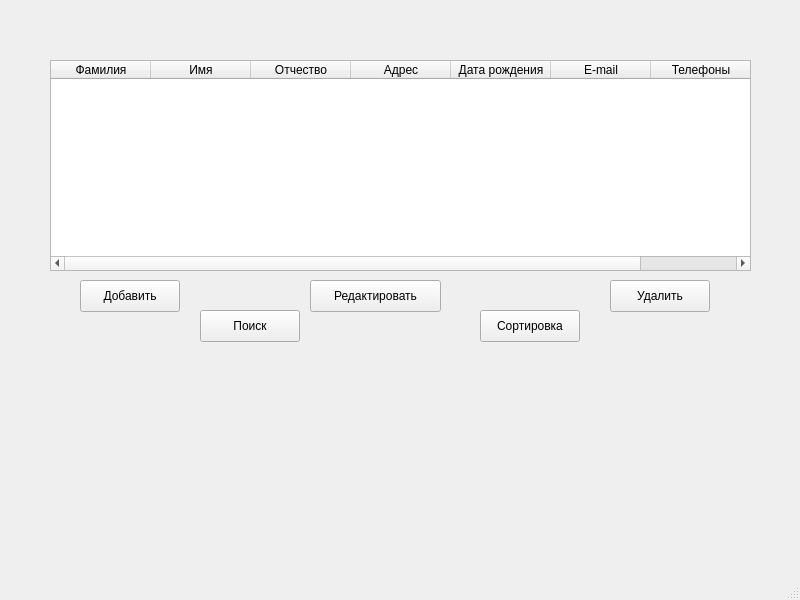
<?xml version="1.0" encoding="UTF-8"?>
<ui version="4.0">
 <class>MainWindow</class>
 <widget class="QMainWindow" name="MainWindow">
  <property name="geometry">
   <rect>
    <x>0</x>
    <y>0</y>
    <width>800</width>
    <height>600</height>
   </rect>
  </property>
  <property name="windowTitle">
   <string>MainWindow</string>
  </property>
  <widget class="QWidget" name="centralwidget">
   <widget class="QTableWidget" name="tableContacts">
    <property name="geometry">
     <rect>
      <x>50</x>
      <y>60</y>
      <width>701</width>
      <height>211</height>
     </rect>
    </property>
    <property name="rowCount">
     <number>0</number>
    </property>
    <property name="columnCount">
     <number>7</number>
    </property>
    <attribute name="horizontalHeaderVisible">
     <bool>true</bool>
    </attribute>
    <column>
     <property name="text">
      <string>Фамилия</string>
     </property>
    </column>
    <column>
     <property name="text">
      <string>Имя</string>
     </property>
    </column>
    <column>
     <property name="text">
      <string>Отчество</string>
     </property>
    </column>
    <column>
     <property name="text">
      <string>Адрес</string>
     </property>
    </column>
    <column>
     <property name="text">
      <string>Дата рождения</string>
     </property>
    </column>
    <column>
     <property name="text">
      <string>E-mail</string>
     </property>
    </column>
    <column>
     <property name="text">
      <string>Телефоны</string>
     </property>
    </column>
   </widget>
   <widget class="QPushButton" name="btnAdd">
    <property name="geometry">
     <rect>
      <x>80</x>
      <y>280</y>
      <width>100</width>
      <height>32</height>
     </rect>
    </property>
    <property name="text">
     <string>Добавить</string>
    </property>
   </widget>
   <widget class="QPushButton" name="btnEdit">
    <property name="geometry">
     <rect>
      <x>310</x>
      <y>280</y>
      <width>131</width>
      <height>32</height>
     </rect>
    </property>
    <property name="text">
     <string>Редактировать</string>
    </property>
   </widget>
   <widget class="QPushButton" name="btnDelete">
    <property name="geometry">
     <rect>
      <x>610</x>
      <y>280</y>
      <width>100</width>
      <height>32</height>
     </rect>
    </property>
    <property name="text">
     <string>Удалить</string>
    </property>
   </widget>
   <widget class="QPushButton" name="btnSearch">
    <property name="geometry">
     <rect>
      <x>200</x>
      <y>310</y>
      <width>100</width>
      <height>32</height>
     </rect>
    </property>
    <property name="text">
     <string>Поиск</string>
    </property>
   </widget>
   <widget class="QPushButton" name="btnSort">
    <property name="geometry">
     <rect>
      <x>480</x>
      <y>310</y>
      <width>100</width>
      <height>32</height>
     </rect>
    </property>
    <property name="text">
     <string>Сортировка</string>
    </property>
   </widget>
  </widget>
  <widget class="QMenuBar" name="menubar">
   <property name="geometry">
    <rect>
     <x>0</x>
     <y>0</y>
     <width>800</width>
     <height>24</height>
    </rect>
   </property>
  </widget>
  <widget class="QStatusBar" name="statusbar"/>
 </widget>
 <resources/>
 <connections/>
</ui>
